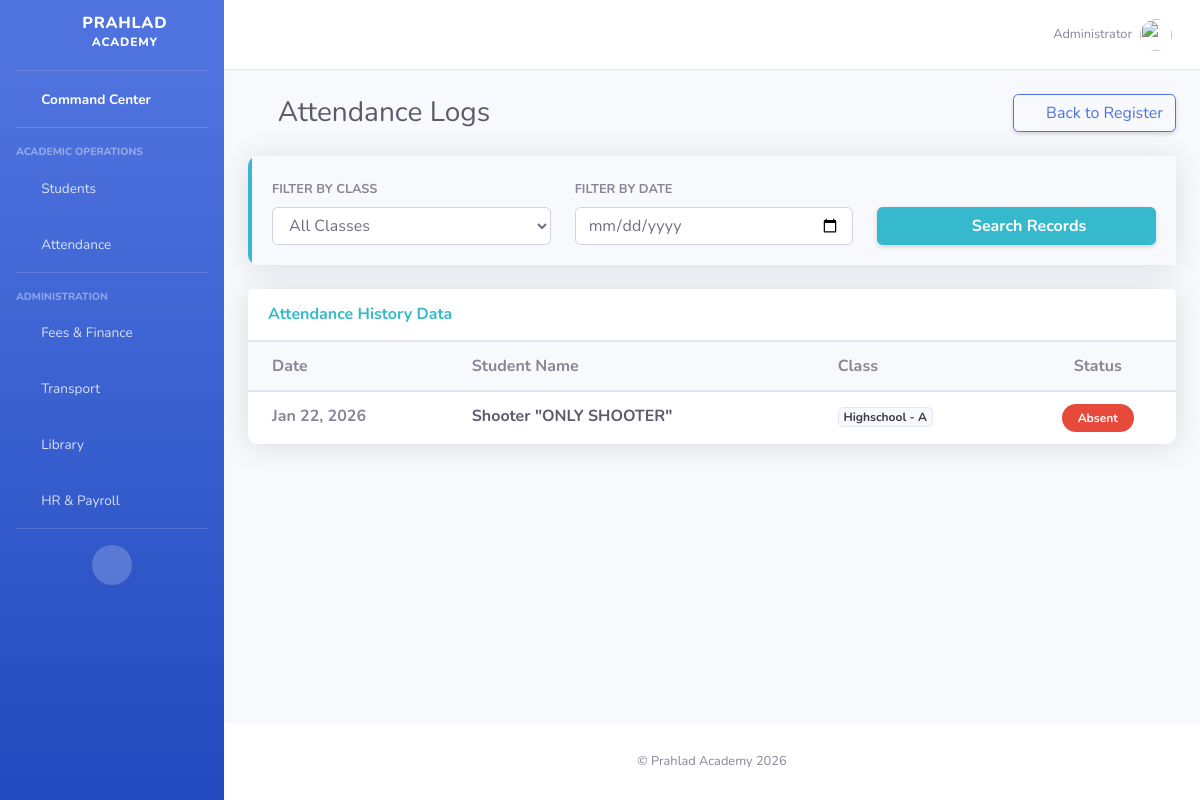
/attendance_records/ (signed in), run on the app's committed database.
### members/models.py (models this page shows, shortened)
class Attendance(models.Model):
    student = models.ForeignKey(Member, on_delete=models.CASCADE)
    date = models.DateField()
    status = models.CharField(max_length=10)

class Member(models.Model):
    school = models.ForeignKey(School, on_delete=models.CASCADE, null=True, blank=True)
    admission_no = models.CharField(max_length=50, null=True, blank=True)
    firstname = models.CharField(max_length=255)
    lastname = models.CharField(max_length=255)
    father_name = models.CharField(max_length=255, null=True, blank=True)
    mobile_number = models.CharField(max_length=15, null=True, blank=True)
    email = models.EmailField(null=True, blank=True)
    student_class = models.ForeignKey(ClassRoom, on_delete=models.SET_NULL, null=True, blank=True)
    roll_number = models.CharField(max_length=20, null=True, blank=True)
    gender = models.CharField(max_length=10, choices=[('Male', 'Male'), ('Female', 'Female')], default='Male')
    dob = models.DateField(null=True, blank=True)
    address = models.TextField(null=True, blank=True)
    joined_date = models.DateField(auto_now_add=True, null=True)
    profile_pic = models.ImageField(null=True, blank=True, upload_to="student_images/")
    blood_group = models.CharField(max_length=5, null=True, blank=True)
    medical_conditions = models.TextField(null=True, blank=True)
    transport_mode = models.CharField(max_length=20, null=True, blank=True)
    route_name = models.CharField(max_length=100, null=True, blank=True)
    house_team = models.CharField(max_length=20, null=True, blank=True)
    preferred_stream = models.CharField(max_length=50, null=True, blank=True)
    fee_total = models.DecimalField(max_digits=10, decimal_places=2, default=0)
    fee_paid = models.DecimalField(max_digits=10, decimal_places=2, default=0)

class ClassRoom(models.Model):
    school = models.ForeignKey(School, on_delete=models.CASCADE, null=True, blank=True)
    name = models.CharField(max_length=50)
    section = models.CharField(max_length=10, default='A')
    class Meta:
        unique_together = ('name', 'section')
    def __str__(self):
        return f"{self.name} - {self.section}"

### members/views.py (the view)
# urls.py: path('attendance_records/', views.attendance_records, name='attendance_records'),
@login_required
def attendance_records(request):
    school = get_current_school(request)
    date_filter = request.GET.get('date')
    class_filter = request.GET.get('class_id')
    records = Attendance.objects.filter(student__school=school).select_related('student', 'student__student_class').order_by('-date', 'student__firstname')
    if date_filter:
        records = records.filter(date=date_filter)
    if class_filter and class_filter not in ['None', '']:
        records = records.filter(student__student_class_id=class_filter)
    if not date_filter and not class_filter:
        records = records[:50]
    classes = ClassRoom.objects.filter(school=school)
    context = {
        'records': records,
        'classes': classes,
        'selected_date': date_filter,
        'selected_class': int(class_filter) if class_filter and class_filter.isdigit() else None
    }
    return render(request, 'attendance_records.html', context)

### members/utils.py (called while the page is built, shortened)
def get_current_school(request):
    if not request.user.is_authenticated:
        return None
    if request.user.is_superuser:
        return School.objects.first()

### members/templates/attendance_records.html (shortened to what this page needs)
{% extends "master.html" %}
{% load static %}
{% block content %}
<div class="d-sm-flex align-items-center justify-content-between mb-4">
    <h1 class="h3 mb-0 text-gray-800"><i class="fas fa-history text-info mr-2"></i>Attendance Logs</h1>
    <a href="{% url 'attendance' %}" class="btn btn-outline-primary shadow-sm">
        <i class="fas fa-arrow-left mr-1"></i> Back to Register
    </a>
</div>
<div class="card shadow mb-4 border-left-info">
    <div class="card-body bg-light">
        <form method="GET" class="row align-items-end">
            <div class="col-md-4">
                <label class="font-weight-bold small text-muted text-uppercase">Filter by Class</label>
                <select name="class_id" class="form-control">
                    <option value="">All Classes</option>
                </select>
            </div>
            <div class="col-md-4">
                <label class="font-weight-bold small text-muted text-uppercase">Filter by Date</label>
                <input type="date" name="date" class="form-control" value="{{ selected_date }}">
            </div>
            <div class="col-md-4">
                <button type="submit" class="btn btn-info btn-block shadow-sm font-weight-bold">
                    <i class="fas fa-search mr-2"></i> Search Records
                </button>
            </div>
        </form>
    </div>
</div>
<div class="card shadow mb-4">
    <div class="card-header py-3 bg-white">
        <h6 class="m-0 font-weight-bold text-info">Attendance History Data</h6>
    </div>
    <div class="card-body p-0">
        <div class="table-responsive">
            <table class="table table-hover mb-0 align-middle">
                <thead class="bg-light">
                    <tr>
                        <th class="pl-4">Date</th>
                        <th>Student Name</th>
                        <th>Class</th>
                        <th class="text-center">Status</th>
                    </tr>
                </thead>
                <tbody>
                    {% for r in records %}
                    <tr>
                        <td class="pl-4 font-weight-bold text-secondary">{{ r.date|date:"M d, Y" }}</td>
                        <td>
                            <span class="font-weight-bold text-dark">{{ r.student.firstname }} {{ r.student.lastname }}</span>
                        </td>
                        <td><span class="badge badge-light border">{{ r.student.student_class }}</span></td>
                        <td class="text-center">
                            {% if r.status == 'Present' %}
                                <span class="badge badge-success px-3 py-2 rounded-pill">Present</span>
                            {% elif r.status == 'Absent' %}
                                <span class="badge badge-danger px-3 py-2 rounded-pill">Absent</span>
                            {% else %}
                                <span class="badge badge-warning px-3 py-2 rounded-pill">{{ r.status }}</span>
                            {% endif %}
                        </td>
                    </tr>
                    {% empty %}
                    <tr><td colspan="4" class="text-center py-5 text-muted">No records found matching your filters.</td></tr>
                    {% endfor %}
                </tbody>
            </table>
        </div>
    </div>
</div>
{% endblock %}

### members/templates/master.html (style rules this page uses)
.card { border: none; border-radius: 10px; box-shadow: 0 0.15rem 1.75rem 0 rgba(58, 59, 69, 0.15); }

### data on the page
Attendance: date "Jan 22, 2026", student.firstname "Shooter", student.lastname "\"ONLY SHOOTER\"", student.student_class "Highschool - A", status "Absent"
